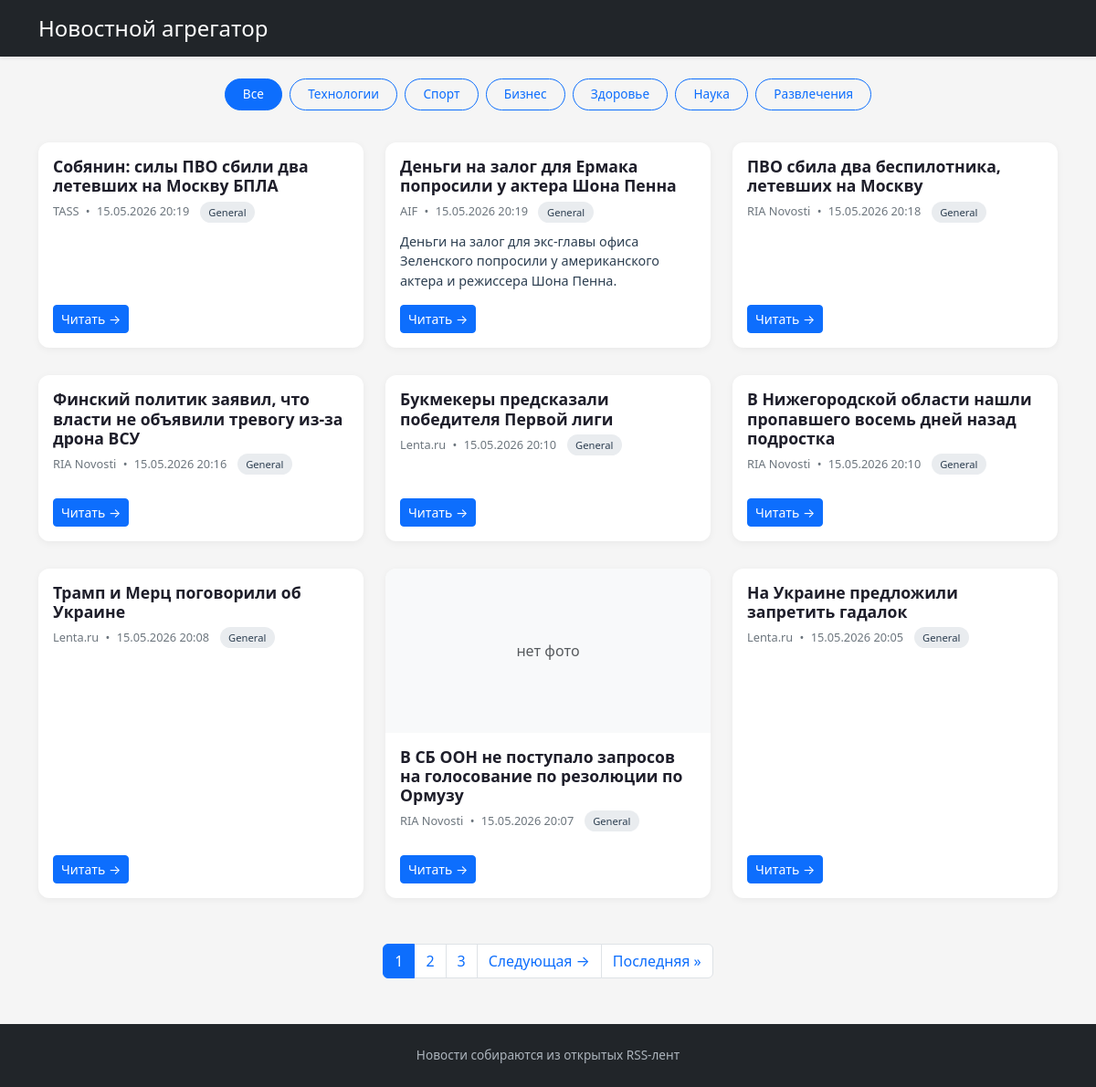
The page / on the database its author committed.
### news/models.py (models this page shows, shortened)
class Article(models.Model):
    title = models.CharField(max_length=500)
    description = models.TextField(blank=True)
    url = models.URLField(unique=True)
    image_url = models.URLField(blank=True, null=True)
    published_at = models.DateTimeField(null=True, blank=True)
    source_name = models.CharField(max_length=200)
    category = models.CharField(max_length=100, blank=True, null=True)

### news/views.py (the view)
# urls.py: path('', views.news_list, name='news_list'),
def news_list(request):
    articles = Article.objects.all().order_by('-published_at')
    category = request.GET.get('category')
    if category:
        articles = articles.filter(category=category)
    paginator = Paginator(articles, 9)
    page_number = request.GET.get('page')
    page_obj = paginator.get_page(page_number)
    categories = Article.objects.values_list('category', flat=True).distinct()
    return render(request, 'news/index.html', {'page_obj': page_obj, 'categories': categories})

### news/templates/news/index.html (shortened to what this page needs)
<!DOCTYPE html>
<html lang="ru">
<head>
    <link href="https://cdn.jsdelivr.net/npm/bootstrap@5.3.0-alpha1/dist/css/bootstrap.min.css" rel="stylesheet">
</head>
<body>
    <nav class="navbar navbar-dark bg-dark shadow-sm">
        <div class="container">
            <span class="navbar-brand fs-4">Новостной агрегатор</span>
        </div>
    </nav>
    <div class="container my-4">
        <div class="category-filter">
            <a href="?page=1" class="btn btn-outline-primary {% if not request.GET.category %}active{% endif %}">Все</a>
            <a href="?category=technology&page=1" class="btn btn-outline-primary {% if request.GET.category == 'technology' %}active{% endif %}">Технологии</a>
            <a href="?category=sports&page=1" class="btn btn-outline-primary {% if request.GET.category == 'sports' %}active{% endif %}">Спорт</a>
            <a href="?category=business&page=1" class="btn btn-outline-primary {% if request.GET.category == 'business' %}active{% endif %}">Бизнес</a>
            <a href="?category=health&page=1" class="btn btn-outline-primary {% if request.GET.category == 'health' %}active{% endif %}">Здоровье</a>
            <a href="?category=science&page=1" class="btn btn-outline-primary {% if request.GET.category == 'science' %}active{% endif %}">Наука</a>
            <a href="?category=entertainment&page=1" class="btn btn-outline-primary {% if request.GET.category == 'entertainment' %}active{% endif %}">Развлечения</a>
        </div>
        <div class="row">
            {% for article in page_obj %}
                <div class="col-md-6 col-lg-4">
                    <div class="card news-card">
                        {% if article.image_url %}
                            <img src="{{ article.image_url }}" class="card-img-top" alt="Изображение" onerror="this.style.display='none'">
                        {% else %}
                            <div class="card-img-top bg-light d-flex align-items-center justify-content-center" style="height: 180px;">
                                <span class="text-muted">нет фото</span>
                            </div>
                        {% endif %}
                        <div class="card-body">
                            <h5 class="card-title">
                                <a href="{{ article.url }}" target="_blank" rel="noopener noreferrer">{{ article.title|truncatechars:85 }}</a>
                            </h5>
                            <div class="source-info">
                                {{ article.source_name|default:"Источник" }}
                                <span class="mx-1">•</span>
                                {{ article.published_at|date:"d.m.Y H:i" }}
                                {% if article.category %}
                                    <span class="category-badge">{{ article.category|capfirst }}</span>
                                {% endif %}
                            </div>
                            <p class="card-text">{{ article.description|default:""|striptags|truncatechars:130 }}</p>
                        </div>
                        <div class="card-footer bg-transparent border-0 pb-3 pt-0">
                            <a href="{{ article.url }}" target="_blank" class="btn btn-sm btn-primary">Читать →</a>
                        </div>
                    </div>
                </div>
            {% empty %}
                <div class="col-12">
                    <div class="alert alert-info text-center py-4">
                        Новостей пока нет. Запустите <code>py manage.py update_news</code>
                    </div>
                </div>
            {% endfor %}
        </div>
        {% if page_obj.has_other_pages %}
        <nav aria-label="Навигация">
            <ul class="pagination justify-content-center">
                {% for num in page_obj.paginator.page_range %}
                    {% if page_obj.number == num %}
                        <li class="page-item active"><span class="page-link">{{ num }}</span></li>
                    {% elif num > page_obj.number|add:'-3' and num < page_obj.number|add:'3' %}
                        <li class="page-item"><a class="page-link" href="?{% if request.GET.category %}category={{ request.GET.category }}&{% endif %}page={{ num }}">{{ num }}</a></li>
                    {% endif %}
                {% endfor %}
                {% if page_obj.has_next %}
                    <li class="page-item"><a class="page-link" href="?{% if request.GET.category %}category={{ request.GET.category }}&{% endif %}page={{ page_obj.next_page_number }}">Следующая →</a></li>
                    <li class="page-item"><a class="page-link" href="?{% if request.GET.category %}category={{ request.GET.category }}&{% endif %}page={{ page_obj.paginator.num_pages }}">Последняя »</a></li>
                {% endif %}
            </ul>
        </nav>
        {% endif %}
    </div>
    <div class="footer">
        <div class="container">
            <span> Новости собираются из открытых RSS-лент</span>
        </div>
    </div>
</body>
</html>

### news/templates/news/index.html (style rules this page uses)
body { background-color: #f5f5f5; font-family: system-ui, -apple-system, 'Segoe UI', Roboto, Arial, sans-serif; }
.col-md-6, .col-lg-4 { margin-bottom: 30px; }
.news-card { transition: transform 0.2s, box-shadow 0.2s; height: 100%; border-radius: 12px; overflow: hidden; border: none; box-shadow: 0 2px 8px rgba(0, 0, 0, 0.05); }
.card-img-top { height: 180px; object-fit: cover; background-color: #e9ecef; }
.card-body { display: flex; flex-direction: column; }
.card-title { font-size: 1.1rem; font-weight: 600; margin-bottom: 0.5rem; }
.card-title a { text-decoration: none; color: #1e1e2a; }
.source-info { font-size: 0.8rem; color: #6c757d; margin-bottom: 0.75rem; }
.card-text { font-size: 0.9rem; color: #2c3e50; }
.category-badge { background-color: #e9ecef; color: #2c3e50; font-size: 0.7rem; padding: 0.25rem 0.6rem; border-radius: 20px; margin-left: 0.5rem; vertical-align: middle; }
.footer { margin-top: 50px; text-align: center; padding: 1.5rem; background-color: #212529; color: #adb5bd; font-size: 0.85rem; }
.category-filter { margin-bottom: 35px; text-align: center; display: flex; flex-wrap: wrap; justify-content: center; gap: 8px; }
.category-filter .btn { border-radius: 40px; padding: 0.4rem 1.2rem; font-size: 0.85rem; transition: all 0.2s; }
.pagination { margin-top: 20px; }

### rows shown on the page
Article: title "Собянин: силы ПВО сбили два летевших на Москву БПЛА", source_name "TASS", published_at "15.05.2026 20:19", category "General"
Article: title "Деньги на залог для Ермака попросили у актера Шона Пенна", source_name "AIF", published_at "15.05.2026 20:19", category "General", description "Деньги на залог для экс-главы офиса Зеленского попросили у американского актера и режиссера Шона Пенна."
Article: title "ПВО сбила два беспилотника, летевших на Москву", source_name "RIA Novosti", published_at "15.05.2026 20:18", category "General"
Article: title "Финский политик заявил, что власти не объявили тревогу из-за дрона ВСУ", source_name "RIA Novosti", published_at "15.05.2026 20:16", category "General"
Article: title "Букмекеры предсказали победителя Первой лиги", source_name "Lenta.ru", published_at "15.05.2026 20:10", category "General"
Article: title "В Нижегородской области нашли пропавшего восемь дней назад подростка", source_name "RIA Novosti", published_at "15.05.2026 20:10", category "General"
Article: title "Трамп и Мерц поговорили об Украине", source_name "Lenta.ru", published_at "15.05.2026 20:08", category "General"
Article: shows "нет фото", title "В СБ ООН не поступало запросов на голосование по резолюции по Ормузу", source_name "RIA Novosti", published_at "15.05.2026 20:07", category "General"
Article: title "На Украине предложили запретить гадалок", source_name "Lenta.ru", published_at "15.05.2026 20:05", category "General"

### other values the page prints
{{ num }} "1"
{{ num }} "2" "3"
